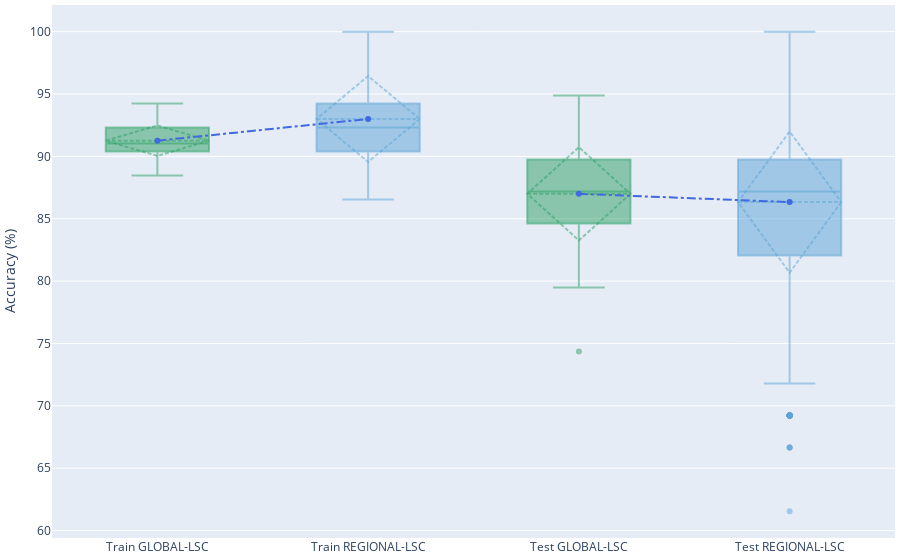
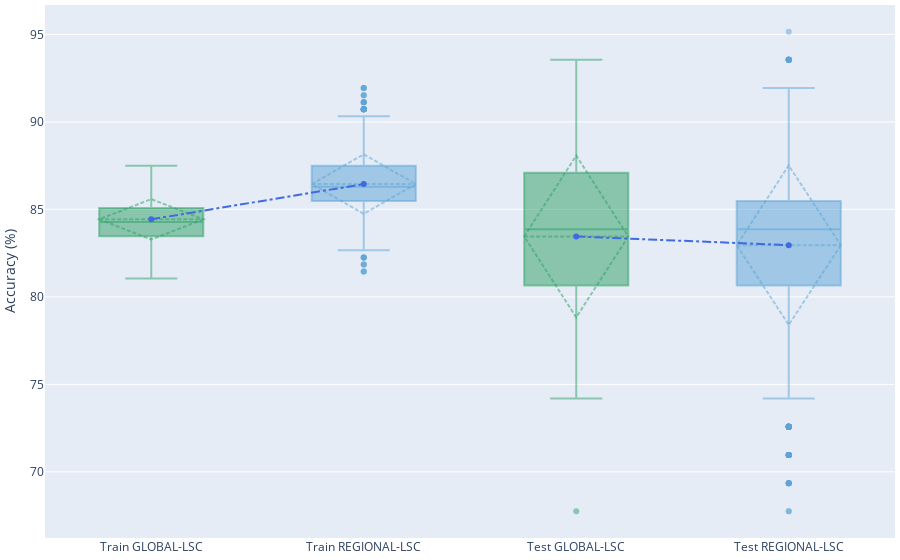
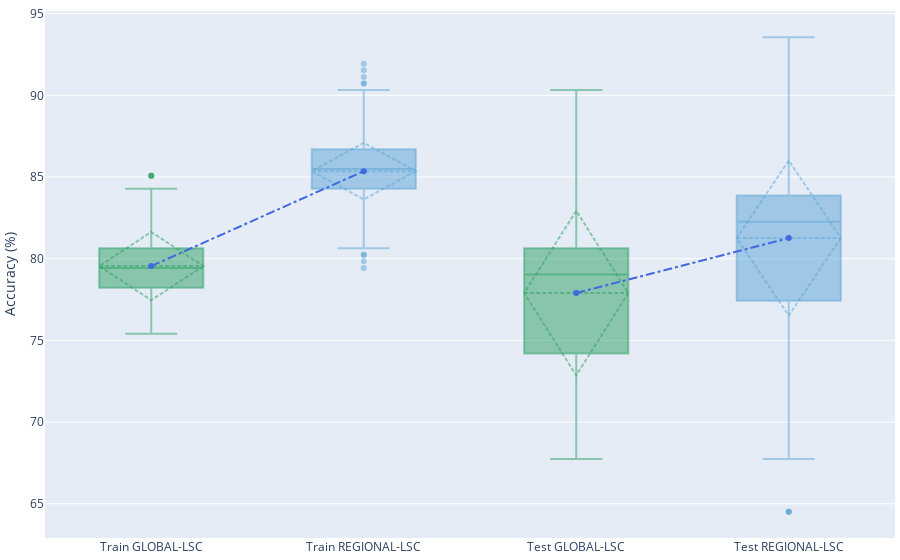
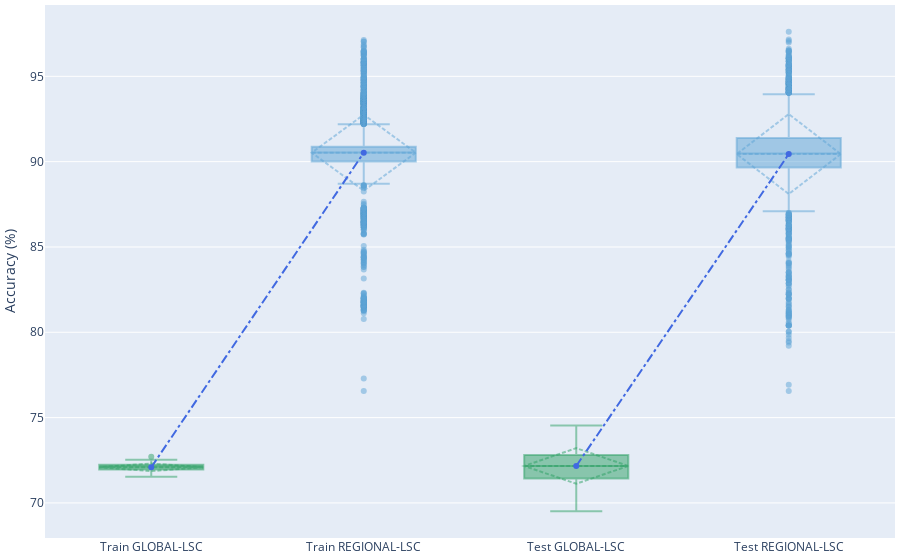

The code cell stored with these charts, in order, in its notebook:
### Markdown cell above
#### 1. Comparing boxplots of accuracy on train and test sets

### Code cell
ResultProcessor.process_results_in_multiple_datasets(ds_names, _dataframes_dict, ResultProcessor.compare_global_regional_lsc_boxplots)

### Figure 1 — Plotly figure (JSON) as saved in the notebook; plotly's stock layout.template omitted (floating-point values rounded to 4 significant figures; data arrays with more than 128 entries replaced by an {"elided": "..."} marker saying what was removed)
{"data": [{"boxmean": "sd", "marker": {"color": "rgba(44, 160, 101, 0.5)"}, "name": "Train GLOBAL-LSC", "type": "box", "y": [93.59, 93.59, 89.1, 90.38, 91.67, 89.74, 91.03, 90.38, 91.03, 89.74, 91.03, 91.03, 89.74, 89.74, 91.67, 91.03, 91.03, 93.59, 91.03, 92.31, 91.67, 90.38, 89.74, 91.03, 91.03, 91.67, 91.03, 90.38, 92.95, 92.31, 92.31, 89.74, 90.38, 89.74, 93.59, 90.38, 89.74, 92.31, 92.31, 89.1, 91.03, 91.03, 91.03, 92.31, 90.38, 91.03, 89.74, 91.03, 92.31, 89.74, 92.95, 92.95, 91.67, 92.95, 92.95, 90.38, 90.38, 92.31, 92.31, 91.67, 89.74, 91.03, 91.67, 90.38, 91.03, 90.38, 89.74, 91.03, 92.31, 91.67, 92.95, 92.95, 89.74, 92.31, 90.38, 92.95, 88.46, 92.31, 90.38, 90.38, 91.67, 91.03, 91.67, 89.1, 91.67, 90.38, 93.59, 91.67, 90.38, 92.95, 94.23, 92.31, 92.95, 91.03, 91.03, 91.03, 90.38, 90.38, 91.03]}, {"boxmean": "sd", "marker": {"color": "rgba(93, 164, 214, 0.5)"}, "name": "Train REGIONAL-LSC", "type": "box", "y": {"elided": "2700 float values"}}, {"boxmean": "sd", "marker": {"color": "rgba(44, 160, 101, 0.5)"}, "name": "Test GLOBAL-LSC", "type": "box", "y": [84.62, 84.62, 89.74, 82.05, 89.74, 92.31, 74.36, 89.74, 89.74, 89.74, 79.49, 92.31, 89.74, 84.62, 92.31, 82.05, 92.31, 82.05, 89.74, 82.05, 89.74, 89.74, 84.62, 92.31, 82.05, 84.62, 89.74, 87.18, 87.18, 84.62, 87.18, 87.18, 92.31, 87.18, 84.62, 87.18, 89.74, 82.05, 87.18, 92.31, 89.74, 82.05, 84.62, 84.62, 89.74, 82.05, 87.18, 87.18, 84.62, 84.62, 82.05, 84.62, 82.05, 84.62, 87.18, 89.74, 84.62, 87.18, 82.05, 87.18, 89.74, 89.74, 87.18, 84.62, 89.74, 89.74, 92.31, 87.18, 87.18, 87.18, 84.62, 79.49, 89.74, 89.74, 87.18, 82.05, 89.74, 84.62, 94.87, 89.74, 89.74, 92.31, 87.18, 92.31, 84.62, 89.74, 84.62, 87.18, 87.18, 82.05, 82.05, 89.74, 82.05, 92.31, 89.74, 87.18, 84.62, 94.87, 87.18]}, {"boxmean": "sd", "marker": {"color": "rgba(93, 164, 214, 0.5)"}, "name": "Test REGIONAL-LSC", "type": "box", "y": {"elided": "2700 float values"}}, {"line": {"color": "RoyalBlue", "dash": "dashdot", "width": 2}, "mode": "lines+markers", "showlegend": false, "type": "scatter", "x": ["Train GLOBAL-LSC", "Train REGIONAL-LSC", "Train GLOBAL-LSC"], "y": [91.26, 93.0]}, {"line": {"color": "RoyalBlue", "dash": "dashdot", "width": 2}, "mode": "lines+markers", "showlegend": false, "type": "scatter", "x": ["Test GLOBAL-LSC", "Test REGIONAL-LSC", "Test GLOBAL-LSC"], "y": [87.0, 86.33]}], "layout": {"legend": {"x": 0.875, "y": 1}, "margin": {"b": 20, "l": 20, "r": 5, "t": 5}, "showlegend": false, "yaxis": {"title": {"text": "Accuracy (%)"}}}}

### Figure 2 — Plotly figure (JSON) as saved in the notebook; plotly's stock layout.template omitted (floating-point values rounded to 4 significant figures; data arrays with more than 128 entries replaced by an {"elided": "..."} marker saying what was removed)
{"data": [{"boxmean": "sd", "marker": {"color": "rgba(44, 160, 101, 0.5)"}, "name": "Train GLOBAL-LSC", "type": "box", "y": [83.87, 83.87, 84.68, 84.68, 84.68, 85.08, 83.06, 84.27, 84.68, 82.66, 83.47, 83.47, 83.47, 84.27, 83.47, 83.47, 84.27, 84.27, 86.69, 85.48, 82.66, 83.87, 84.68, 85.89, 85.48, 83.47, 86.69, 84.27, 84.68, 85.08, 82.26, 83.87, 86.29, 85.08, 83.06, 85.08, 85.48, 85.08, 85.48, 84.68, 84.27, 82.26, 83.87, 85.48, 85.48, 84.27, 85.89, 84.27, 83.47, 84.27, 84.27, 85.89, 87.5, 84.27, 82.66, 83.47, 86.69, 83.87, 85.89, 84.27, 84.27, 83.87, 83.06, 84.27, 84.68, 86.69, 83.06, 84.27, 85.08, 83.87, 84.27, 84.68, 84.27, 84.27, 87.1, 83.06, 85.08, 84.27, 83.47, 85.48, 86.29, 81.05, 83.87, 86.29, 85.08, 83.47, 83.06, 84.27, 83.47, 84.68, 83.87, 85.08, 83.47]}, {"boxmean": "sd", "marker": {"color": "rgba(93, 164, 214, 0.5)"}, "name": "Train REGIONAL-LSC", "type": "box", "y": {"elided": "2700 float values"}}, {"boxmean": "sd", "marker": {"color": "rgba(44, 160, 101, 0.5)"}, "name": "Test GLOBAL-LSC", "type": "box", "y": [79.03, 91.94, 85.48, 87.1, 88.71, 85.48, 88.71, 80.65, 82.26, 80.65, 85.48, 83.87, 85.48, 83.87, 87.1, 77.42, 82.26, 85.48, 79.03, 75.81, 93.55, 88.71, 79.03, 87.1, 85.48, 88.71, 77.42, 79.03, 80.65, 79.03, 88.71, 82.26, 83.87, 77.42, 87.1, 80.65, 82.26, 80.65, 75.81, 82.26, 83.87, 83.87, 83.87, 80.65, 82.26, 87.1, 83.87, 83.87, 88.71, 88.71, 80.65, 77.42, 75.81, 80.65, 91.94, 83.87, 67.74, 88.71, 79.03, 82.26, 87.1, 80.65, 80.65, 83.87, 85.48, 77.42, 82.26, 88.71, 82.26, 87.1, 87.1, 79.03, 82.26, 83.87, 75.81, 85.48, 85.48, 82.26, 83.87, 79.03, 79.03, 93.55, 85.48, 74.19, 82.26, 82.26, 90.32, 91.94, 90.32, 85.48, 87.1, 80.65, 88.71]}, {"boxmean": "sd", "marker": {"color": "rgba(93, 164, 214, 0.5)"}, "name": "Test REGIONAL-LSC", "type": "box", "y": {"elided": "2700 float values"}}, {"line": {"color": "RoyalBlue", "dash": "dashdot", "width": 2}, "mode": "lines+markers", "showlegend": false, "type": "scatter", "x": ["Train GLOBAL-LSC", "Train REGIONAL-LSC", "Train GLOBAL-LSC"], "y": [84.43, 86.45]}, {"line": {"color": "RoyalBlue", "dash": "dashdot", "width": 2}, "mode": "lines+markers", "showlegend": false, "type": "scatter", "x": ["Test GLOBAL-LSC", "Test REGIONAL-LSC", "Test GLOBAL-LSC"], "y": [83.45, 82.96]}], "layout": {"legend": {"x": 0.875, "y": 1}, "margin": {"b": 20, "l": 20, "r": 5, "t": 5}, "showlegend": false, "yaxis": {"title": {"text": "Accuracy (%)"}}}}

### Figure 3 — Plotly figure (JSON) as saved in the notebook; plotly's stock layout.template omitted (floating-point values rounded to 4 significant figures; data arrays with more than 128 entries replaced by an {"elided": "..."} marker saying what was removed)
{"data": [{"boxmean": "sd", "marker": {"color": "rgba(44, 160, 101, 0.5)"}, "name": "Train GLOBAL-LSC", "type": "box", "y": [79.44, 79.44, 79.44, 81.05, 83.47, 79.03, 77.42, 77.82, 79.44, 78.63, 77.82, 78.63, 78.63, 79.84, 78.63, 81.05, 79.44, 80.65, 77.82, 83.06, 79.44, 79.84, 80.65, 81.45, 79.03, 80.65, 77.02, 77.42, 78.23, 79.44, 82.66, 76.61, 81.05, 85.08, 77.02, 79.84, 77.02, 75.4, 78.63, 78.63, 78.23, 76.61, 77.42, 80.24, 78.23, 82.66, 79.44, 79.03, 83.47, 76.21, 75.81, 79.44, 83.47, 81.05, 77.82, 78.23, 81.05, 78.63, 79.84, 77.42, 76.61, 79.44, 78.63, 78.63, 79.44, 80.65, 80.24, 79.44, 81.45, 78.23, 79.44, 81.05, 78.63, 79.44, 79.84, 84.27, 83.06, 79.44, 78.63, 77.42, 81.05, 77.42, 79.44, 77.42, 78.63, 78.63, 81.45, 85.08, 78.63, 79.44, 83.06, 85.08, 77.42, 80.65, 77.02, 81.05, 82.26, 77.82]}, {"boxmean": "sd", "marker": {"color": "rgba(93, 164, 214, 0.5)"}, "name": "Train REGIONAL-LSC", "type": "box", "y": {"elided": "2700 float values"}}, {"boxmean": "sd", "marker": {"color": "rgba(44, 160, 101, 0.5)"}, "name": "Test GLOBAL-LSC", "type": "box", "y": [82.26, 85.48, 79.03, 74.19, 72.58, 74.19, 80.65, 82.26, 74.19, 75.81, 82.26, 80.65, 82.26, 80.65, 80.65, 79.03, 79.03, 74.19, 82.26, 79.03, 79.03, 70.97, 69.35, 74.19, 74.19, 88.71, 82.26, 80.65, 80.65, 74.19, 79.03, 85.48, 69.35, 79.03, 83.87, 74.19, 80.65, 88.71, 74.19, 79.03, 82.26, 83.87, 72.58, 88.71, 77.42, 69.35, 74.19, 79.03, 69.35, 85.48, 85.48, 72.58, 80.65, 80.65, 80.65, 82.26, 67.74, 77.42, 75.81, 82.26, 90.32, 74.19, 83.87, 74.19, 74.19, 72.58, 77.42, 74.19, 67.74, 77.42, 75.81, 80.65, 77.42, 80.65, 70.97, 69.35, 80.65, 74.19, 79.03, 74.19, 80.65, 82.26, 77.42, 80.65, 75.81, 77.42, 79.03, 75.81, 75.81, 67.74, 75.81, 79.03, 82.26, 70.97, 82.26, 67.74, 79.03, 79.03]}, {"boxmean": "sd", "marker": {"color": "rgba(93, 164, 214, 0.5)"}, "name": "Test REGIONAL-LSC", "type": "box", "y": {"elided": "2700 float values"}}, {"line": {"color": "RoyalBlue", "dash": "dashdot", "width": 2}, "mode": "lines+markers", "showlegend": false, "type": "scatter", "x": ["Train GLOBAL-LSC", "Train REGIONAL-LSC", "Train GLOBAL-LSC"], "y": [79.55, 85.36]}, {"line": {"color": "RoyalBlue", "dash": "dashdot", "width": 2}, "mode": "lines+markers", "showlegend": false, "type": "scatter", "x": ["Test GLOBAL-LSC", "Test REGIONAL-LSC", "Test GLOBAL-LSC"], "y": [77.9, 81.26]}], "layout": {"legend": {"x": 0.875, "y": 1}, "margin": {"b": 20, "l": 20, "r": 5, "t": 5}, "showlegend": false, "yaxis": {"title": {"text": "Accuracy (%)"}}}}

### Figure 4 — Plotly figure (JSON) as saved in the notebook; plotly's stock layout.template omitted (floating-point values rounded to 4 significant figures; data arrays with more than 128 entries replaced by an {"elided": "..."} marker saying what was removed)
{"data": [{"boxmean": "sd", "marker": {"color": "rgba(44, 160, 101, 0.5)"}, "name": "Train GLOBAL-LSC", "type": "box", "y": [72.11, 72.32, 72.07, 72.32, 72.16, 72.16, 72.0, 72.18, 72.36, 71.86, 72.3, 72.2, 71.81, 72.0, 72.09, 71.95, 72.32, 72.14, 71.86, 72.07, 72.43, 71.72, 72.23, 72.09, 71.86, 72.34, 72.18, 72.25, 72.23, 72.3, 72.02, 72.07, 72.27, 72.32, 72.02, 72.41, 72.0, 71.93, 72.14, 71.81, 71.59, 71.91, 72.14, 72.25, 72.5, 72.2, 72.14, 71.7, 72.02, 72.0, 71.59, 72.07, 72.02, 71.7, 72.23, 71.81, 72.3, 72.36, 72.34, 72.71, 72.27, 71.86, 71.98, 71.72, 71.84, 72.3, 71.98, 72.11, 71.68, 71.95, 72.32, 72.2, 72.09, 72.23, 72.11, 72.11, 72.36, 72.11, 71.86, 72.16, 71.63, 72.16, 72.14, 71.88, 71.93, 72.11, 72.11, 71.88, 71.63, 72.34, 71.54, 72.11, 72.18, 72.07, 72.53, 72.09, 72.16, 72.32, 72.04, 72.2]}, {"boxmean": "sd", "marker": {"color": "rgba(93, 164, 214, 0.5)"}, "name": "Train REGIONAL-LSC", "type": "box", "y": {"elided": "2700 float values"}}, {"boxmean": "sd", "marker": {"color": "rgba(44, 160, 101, 0.5)"}, "name": "Test GLOBAL-LSC", "type": "box", "y": [72.34, 72.34, 72.8, 72.16, 73.81, 72.62, 73.08, 72.53, 70.88, 71.43, 69.51, 70.24, 72.25, 71.79, 72.44, 73.53, 73.17, 72.16, 71.98, 73.17, 70.42, 73.81, 72.07, 69.96, 73.53, 72.8, 72.25, 71.98, 72.62, 71.89, 71.61, 70.6, 71.43, 71.25, 71.06, 72.07, 72.25, 72.25, 71.43, 71.43, 73.17, 72.25, 72.34, 70.24, 71.06, 72.25, 72.07, 72.16, 72.44, 73.08, 74.27, 74.08, 70.15, 72.99, 72.62, 74.08, 71.43, 70.79, 72.71, 70.79, 71.79, 71.7, 74.36, 74.54, 71.61, 71.15, 71.98, 71.98, 73.26, 73.81, 72.25, 71.89, 72.07, 71.34, 72.07, 72.99, 71.98, 72.25, 71.43, 72.34, 72.53, 72.8, 71.61, 71.43, 71.61, 71.43, 72.25, 73.99, 72.25, 71.61, 73.81, 73.08, 72.44, 73.9, 70.97, 70.88, 73.35, 71.61, 72.07, 70.24]}, {"boxmean": "sd", "marker": {"color": "rgba(93, 164, 214, 0.5)"}, "name": "Test REGIONAL-LSC", "type": "box", "y": {"elided": "2700 float values"}}, {"line": {"color": "RoyalBlue", "dash": "dashdot", "width": 2}, "mode": "lines+markers", "showlegend": false, "type": "scatter", "x": ["Train GLOBAL-LSC", "Train REGIONAL-LSC", "Train GLOBAL-LSC"], "y": [72.09, 90.53]}, {"line": {"color": "RoyalBlue", "dash": "dashdot", "width": 2}, "mode": "lines+markers", "showlegend": false, "type": "scatter", "x": ["Test GLOBAL-LSC", "Test REGIONAL-LSC", "Test GLOBAL-LSC"], "y": [72.17, 90.45]}], "layout": {"legend": {"x": 0.875, "y": 1}, "margin": {"b": 20, "l": 20, "r": 5, "t": 5}, "showlegend": false, "yaxis": {"title": {"text": "Accuracy (%)"}}}}
